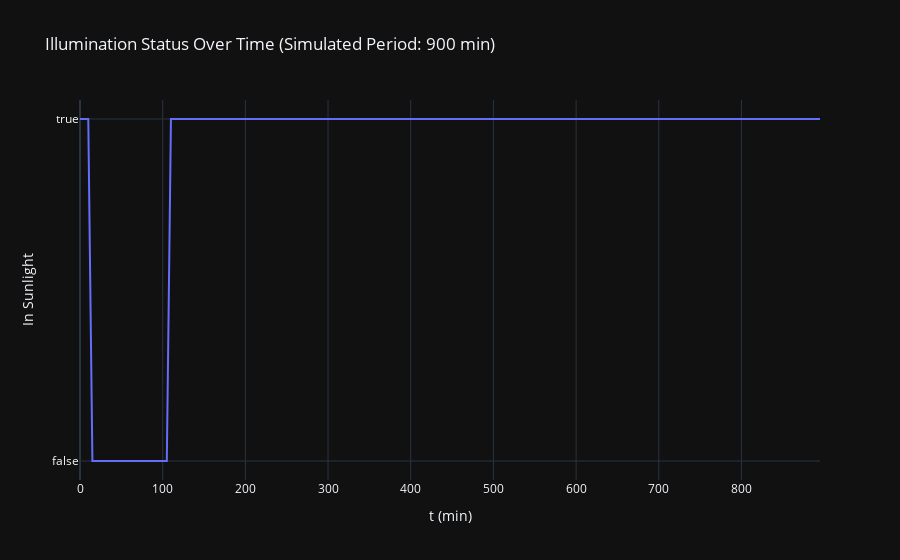

The notebook cell this image was saved under:
### Markdown cell above
### Plot Illumination Status Over Time

### Code cell
# import plotly #import our graphing module plotly
import plotly.graph_objects as go

fig = go.Figure(data=go.Scatter(x=t, y=in_sunlight_array)) #create a scatter plot from the in_eclipse_theta_array and in_eclipse_array
fig.layout.template = "plotly_dark" #activate the dark theme, comment out for light theme if you want

fig.update_yaxes(autorange="reversed") #flip y axis, comment out to unflip if required

fig.update_layout(title="Illumination Status Over Time (Simulated Period: {} min)".format(duration_in_min), #add figure title and axis titles
                  xaxis_title="t ({})".format(t.unit),
                  yaxis_title="In Sunlight",
                  )

fig.show() #display figure

### Figure 1 — Plotly figure (JSON) as saved in the notebook; plotly's stock layout.template omitted (floating-point values rounded to 4 significant figures; data arrays with more than 128 entries replaced by an {"elided": "..."} marker saying what was removed)
{"data": [{"type": "scatter", "x": {"elided": "180 float values"}, "y": {"elided": "180 bool values"}}], "layout": {"title": {"text": "Illumination Status Over Time (Simulated Period: 900 min)"}, "xaxis": {"title": {"text": "t (min)"}}, "yaxis": {"autorange": "reversed", "title": {"text": "In Sunlight"}}}}
